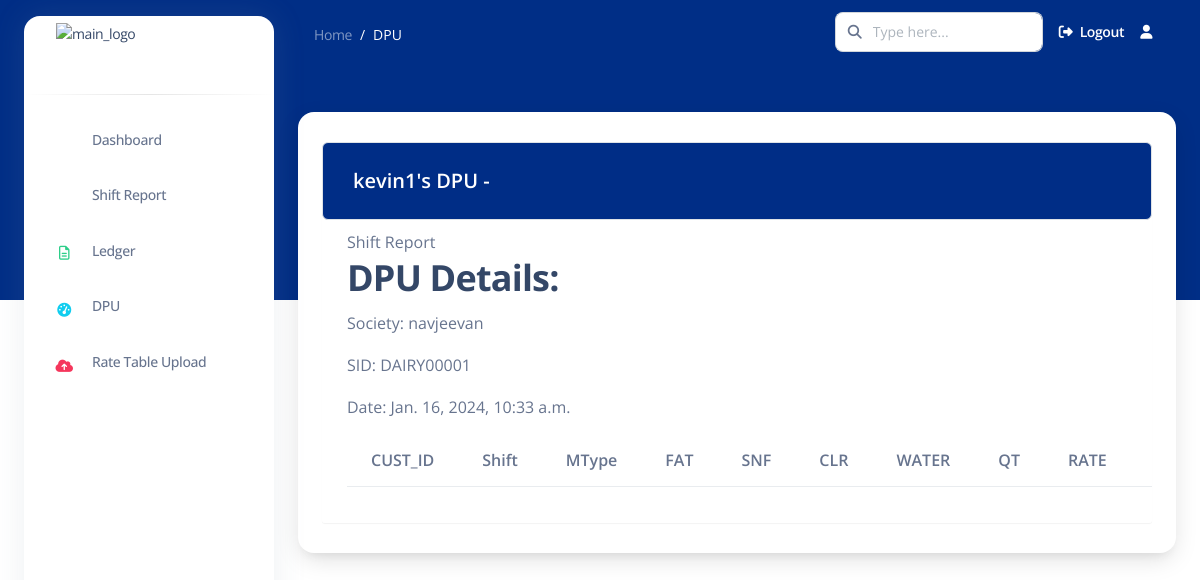
Page /dpudetails/DAIRY00001/ on the earlier database version.
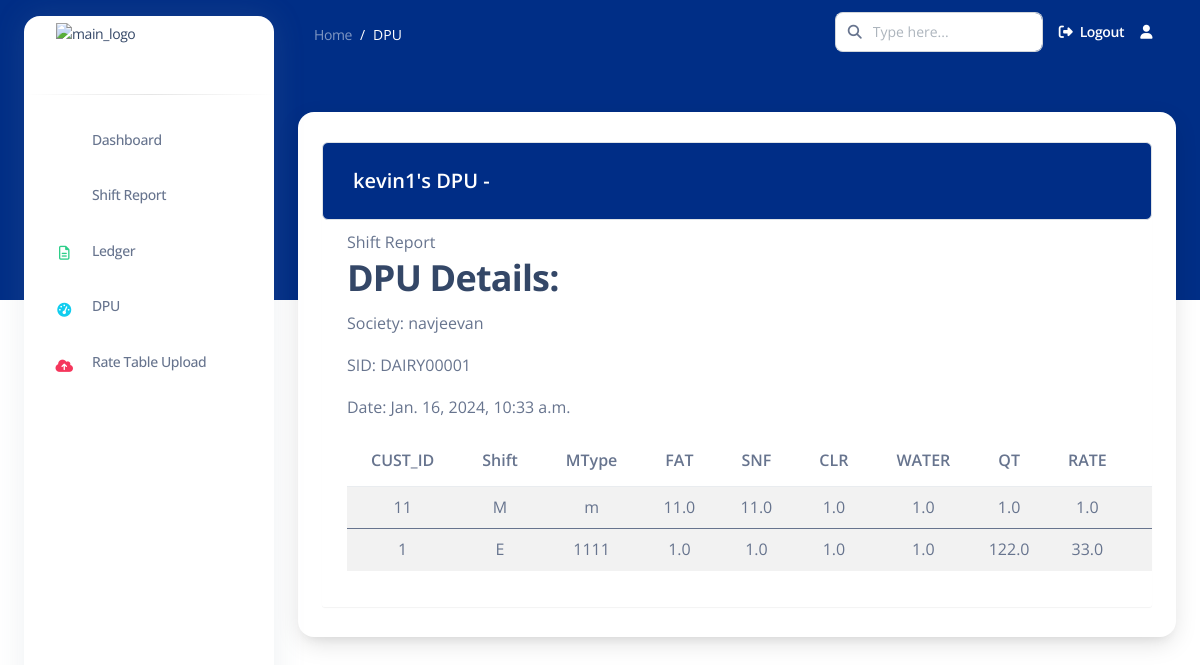
Same page on the later database version.
### apps/common/models.py (models this page shows, shortened)
class DPU(models.Model):
    user = models.ForeignKey(User, on_delete=models.CASCADE)
    location = models.CharField(max_length=255)
    st_id = models.CharField(max_length=50, unique=True, primary_key=True)  # Renamed from dpu_id to st_id
    society = models.CharField(max_length=255)
    mobile_number = models.CharField(max_length=15)
    owner = models.CharField(max_length=255)
    STATUS_CHOICES = [
        ('active', 'Active'),
        ('deactivated', 'Deactivated'),
    ]
    status = models.CharField(max_length=20, choices=STATUS_CHOICES, default='active')
    date = models.DateTimeField(auto_now_add=True)  # Automatically set on creation

class DREC(models.Model):
    REC_TYPE = models.CharField(max_length=255, default="", blank=True)
    SLIP_TYPE = models.IntegerField(null=True, default=None)
    ST_ID = models.ForeignKey(DPU, on_delete=models.CASCADE, related_name='drecs')  # Use ForeignKey instead of OneToOneField
    CUST_ID = models.IntegerField(null=True, default=None)
    TotalFileRecord = models.IntegerField(null=True, default=None)
    FlagEdited = models.CharField(max_length=255, default="", blank=True)
    MType = models.CharField(max_length=255,null=True, default=None)
    RecordingDate = models.DateField(null=True, default=None)
    SHIFT = models.CharField(max_length=255,null=True, default=None)
    FAT = models.FloatField(null=True, default=None)
    FAT_UNIT = models.CharField(max_length=255, default="", blank=True)
    SNF = models.FloatField(null=True, default=None)
    SNF_UNIT = models.CharField(max_length=255, default="", blank=True)
    CLR = models.FloatField(null=True, default=None)
    CLR_UNIT = models.CharField(max_length=255, default="", blank=True)
    WATER = models.FloatField(null=True, default=None)
    WATER_UNIT = models.CharField(max_length=255, default="", blank=True)
    QT = models.FloatField(null=True, default=None)
    QT_UNIT = models.CharField(max_length=255, default="", blank=True)
    RATE = models.FloatField(null=True, default=None)
    Amount = models.FloatField(null=True, default=None)
    CAmount = models.FloatField(null=True, default=None)
    CSR_NO = models.IntegerField(null=True, default=None)
    CREV = models.IntegerField(null=True, default=None)
    END_TAG = models.CharField(max_length=255, default="", blank=True)
    dpuid = models.CharField(max_length=255, default="", blank=True)

### apps/common/views.py (the view)
# urls.py: path('dpudetails/<str:dpuid>/', dpudetails, name='dpudetails'),
def dpudetails(request, dpuid):
    dpu = get_object_or_404(DPU, st_id=dpuid)
    drecs = dpu.drecs.all()  # Use the correct related name
    context = {
        'dpu': dpu,
        'drecs': drecs,
    }
    return render(request, 'common/dpudetails.html', context)

### templates/common/dpudetails.html (shortened to what this page needs)
{% extends 'base2.html' %}
{% load static %}
{% load crispy_forms_tags %}
{% block content %}
<nav class="navbar navbar-main navbar-expand-lg px-0 mx-4 shadow-none border-radius-xl " id="navbarBlur"
    data-scroll="false">
    <div class="container-fluid py-1 px-3">
        <nav aria-label="breadcrumb">
            <ol class="breadcrumb bg-transparent mb-0 pb-0 pt-1 px-0 me-sm-6 me-5">
                <li class="breadcrumb-item text-sm"><a class="opacity-5 text-white" href="">Home</a>
                </li>
                <li class="breadcrumb-item text-sm text-white active" aria-current="page">DPU</li>
            </ol>
        </nav>
        <div class="collapse navbar-collapse mt-sm-0 mt-2 me-md-0 me-sm-4" id="navbar">
            <div class="ms-md-auto pe-md-3 d-flex align-items-center">
                <div class="input-group">
                    <span class="input-group-text text-body"><i class="fas fa-search" aria-hidden="true"></i></span>
                    <input type="text" class="form-control" placeholder="Type here...">
                </div>
            </div>
            <ul class="navbar-nav  justify-content-end">
                <li class="nav-item d-flex align-items-center">
                    <a href="{% url 'logout' %}" class="nav-link text-white font-weight-bold px-0">
                        <i class="fa fa-sign-out me-sm-1"></i>
                        <span class="d-sm-inline d-none">Logout</span>
                    </a>
                </li>
                <li class="nav-item dropdown pe-2 px-3 d-flex align-items-center">
                    <a href="javascript:;" class="nav-link text-white p-0" id="dropdownMenuButton"
                        data-bs-toggle="dropdown" aria-expanded="false">
                        <i class="fa fa-user cursor-pointer"></i>
                    </a>
                </li>
            </ul>
        </div>
    </div>
</nav>
<div class="container-fluid mt-5">
    <div class="card o-hidden border-0 shadow-lg mt-5">
        <div class="container">
            <div class="table-wrapper table-responsive">
                <div class="table-title border rounded">
                    <div class="row">
                        <div class="col-sm-6">
                            <h5 class="text-white mt-2">{{ dpu.user.username }}'s DPU - {{ dpu.dpu_id }}</h5>
                        </div>
                    </div>
                </div>
                <table class="table table-striped table-hover rounded table-responsive">
                    <thead>
                        <h2>DPU Details:</h2>
                        <p>Society: {{ dpu.society }}</p>
                        <p>SID: {{ dpu.st_id }}</p>
                        <p>Date: {{ dpu.date }}</p>
                        <tr>
                            <th>CUST_ID </th>
                            <th>Shift</th>
                            <th>MType</th>
                            <th>FAT</th>
                            <th>SNF</th>
                            <th>CLR</th>
                            <th>WATER</th>
                            <th>QT</th>
                            <th>RATE</th>
                            <th>Amount</th>
                        </tr>
                    </thead>
                    {% for drec in drecs %}
                    <tbody>
                        <tr class="align-items-center text-align-center rounded">
                            <td>{{ drec.CUST_ID }}</td>
                            <td>{{ drec.SHIFT }}</td>
                            <td>{{ drec.MType }}</td>
                            <td>{{ drec.FAT }}</td>
                            <td>{{ drec.SNF }}</td>
                            <td>{{ drec.CLR }}</td>
                            <td>{{ drec.WATER }}</td>
                            <td>{{ drec.QT }}</td>
                            <td>{{ drec.RATE }}</td>
                            <td>{{ drec.Amount }}</td>
                        </tr>
                    </tbody>
                    {% endfor %}
                </table>
            </div>
        </div>
    </div>
</div>
{% endblock content %}

### templates/base2.html (shortened to what this page needs)
{% load static %}
<!DOCTYPE html>
<html lang="en">
{% load static %}
<head>
    <link href="{% static 'assets/css/nucleo-icons.css'%}" rel="stylesheet" />
    <link href="{% static 'assets/css/nucleo-svg.css'%}" rel="stylesheet" />
    <link rel="stylesheet" href="path/to/font-awesome/css/font-awesome.min.css">
    <link href="{% static 'assets/css/nucleo-svg.css'%}" rel="stylesheet" />
    <link id="pagestyle" href="{% static 'assets/css/argon-dashboard.css' %}" rel="stylesheet" />
</head>
<body class="g-sidenav-show ">
    <aside
        class="sidenav bg-white navbar navbar-vertical navbar-expand-xs border-0 border-radius-xl my-3 fixed-start ms-4 "
        id="sidenav-main">
        <div class="sidenav-header">
            <a class="navbar-brand m-0" href="" target="_blank">
                <img src="{% static 'assets/img/rapturetech_logo.jpeg'%}" class="navbar-brand-img h-100"
                    alt="main_logo">
            </a>
        </div>
        <hr class="horizontal dark mt-0">
        <div class="collapse navbar-collapse  w-auto " id="sidenav-collapse-main">
            <ul class="navbar-nav">
                <li class="nav-item">
                    <a class="nav-link" href="{% url 'dashboard' %}">
                        <div
                            class="icon icon-shape icon-sm border-radius-md text-center me-2 d-flex align-items-center justify-content-center">
                            <i class="ni ni-tv-2 text-primary text-sm opacity-10"></i>
                        </div>
                        <span class="nav-link-text ms-1">Dashboard</span>
                    </a>
                </li>
                <li class="nav-item">
                    <a class="nav-link " href="{% url 'shift_report' %}">
                        <div
                            class="icon icon-shape icon-sm border-radius-md text-center me-2 d-flex align-items-center justify-content-center">
                            <i class="ni ni-single-copy-04 text-warning text-sm opacity-10"></i>
                        </div>
                        <span class="nav-link-text ms-1">Shift Report</span>
                    </a>
                </li>
                <li class="nav-item">
                    <a class="nav-link " href="#">
                        <div
                            class="icon icon-shape icon-sm border-radius-md text-center me-2 d-flex align-items-center justify-content-center">
                            <i class="fa fa-file-text-o text-success text-sm opacity-10" aria-hidden="true"></i>
                        </div>
                        <span class="nav-link-text ms-1">Ledger</span>
                    </a>
                </li>
                <li class="nav-item">
                    <a class="nav-link " href="{% url 'active_dpu' %}">
                        <div
                            class="icon icon-shape icon-sm border-radius-md text-center me-2 d-flex align-items-center justify-content-center">
                            <i class="fa fa-tachometer text-info text-sm opacity-10" aria-hidden="true"></i>
                        </div>
                        <span class="nav-link-text ms-1">DPU</span>
                    </a>
                </li>
                <li class="nav-item">
                    <a class="nav-link " href="./pages/rtl.html">
                        <div
                            class="icon icon-shape icon-sm border-radius-md text-center me-2 d-flex align-items-center justify-content-center">
                            <i class="fa fa-cloud-upload text-danger text-sm opacity-10" aria-hidden="true"></i>
                        </div>
                        <span class="nav-link-text ms-1">Rate Table Upload</span>
                    </a>
                </li>
            </ul>
        </div>
    </aside>
    <main class="main-content position-relative border-radius-lg ">
        {% block content %} {% endblock content %}
    </main>
</body>
</html>

### static/assets/css/nucleo-svg.css (style rules this page uses)
.icon { display: inline-block; color: #111111; height: 1em; width: 1em; }
.icon-sm { height: 0.8em; width: 0.8em; }
.icon { fill: currentColor; stroke: none; }

### templates/common/dpudetails.html (style rules this page uses)
.table-wrapper { background: #fff; padding: 20px 25px; margin: 30px 0; border-radius: 3px; box-shadow: 0 1px 1px rgba(0, 0, 0, .05); }
.table-title { padding-bottom: 1px; background: #002d86; color: #fff !important; padding: 16px 30px; margin: -20px -25px 10px; border-radius: 3px 3px 0 0; }
tr { text-align: center; }
td { padding: 1px; text-align: center; }

Differences in the rows shown:
added DREC: CUST_ID "11", SHIFT "M", MType "m", FAT "11.0", SNF "11.0", CLR "1.0", WATER "1.0", QT "1.0", RATE "1.0"
added DREC: CUST_ID "1", SHIFT "E", MType "1111", FAT "1.0", SNF "1.0", CLR "1.0", WATER "1.0", QT "122.0", RATE "33.0"
